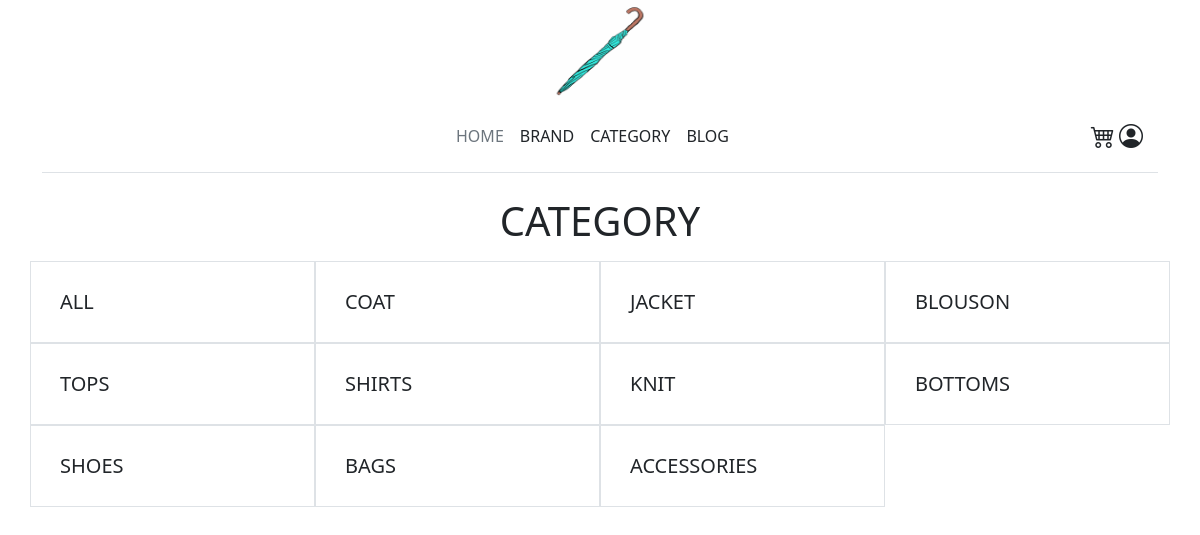
The app's page /teamAphp/category.php with its own data.
### tables this page shows
CREATE TABLE `category` (
  `category_id` int(11) NOT NULL,
  `category_name` varchar(191) NOT NULL
);

### teamAphp/category.php (the view, shortened to what this page needs)
<!DOCTYPE html>
<html>
<head>
<link rel="stylesheet" href="https://maxcdn.bootstrapcdn.com/bootstrap/4.0.0/css/bootstrap.min.css">
<link rel="stylesheet" href="https://cdn.jsdelivr.net/npm/bootstrap@5.1.3/dist/css/bootstrap.min.css">
<link rel="stylesheet" href="https://cdn.jsdelivr.net/npm/bootstrap-icons@1.8.2/font/bootstrap-icons.css">
<link rel="stylesheet" href="css/categorystyle.css">
</head>
<body>
<?php require_once 'header.php'?>
<p>
	<h1><div class = "text-center" >CATEGORY</div></h1>
</p>
<div class="container">
	<div class="row">
		<?php
			$pdo = new PDO('mysql:host=localhost;dbname=teamadb;charset=utf8','webuser','abccsd2');
			$sql = "SELECT * FROM category";
			$ps = $pdo->prepare($sql);
			$ps->execute();
			foreach($ps->fetchAll() as $row){
		?>
		<div class="col-md-3 col-6 border">
		<form action="category_search.php" method="post">
		<input type="submit" class="btn btn-lg" value=<?php echo $row['category_name']?>>
		</form>
		</div>
		<?php } ?>
	</div>
</div>
</body>

### teamAphp/category.php (style rules this page uses)
.border { padding: 1rem 2rem; border: 1px solid #000; color: rgb(184, 184, 184); text-decoration: none; }

### records on screen
category: category_name "COAT"
category: category_name "JACKET"
category: category_name "BLOUSON"
category: category_name "TOPS"
category: category_name "SHIRTS"
category: category_name "KNIT"
category: category_name "BOTTOMS"
category: category_name "SHOES"
category: category_name "BAGS"
category: category_name "ACCESSORIES"
